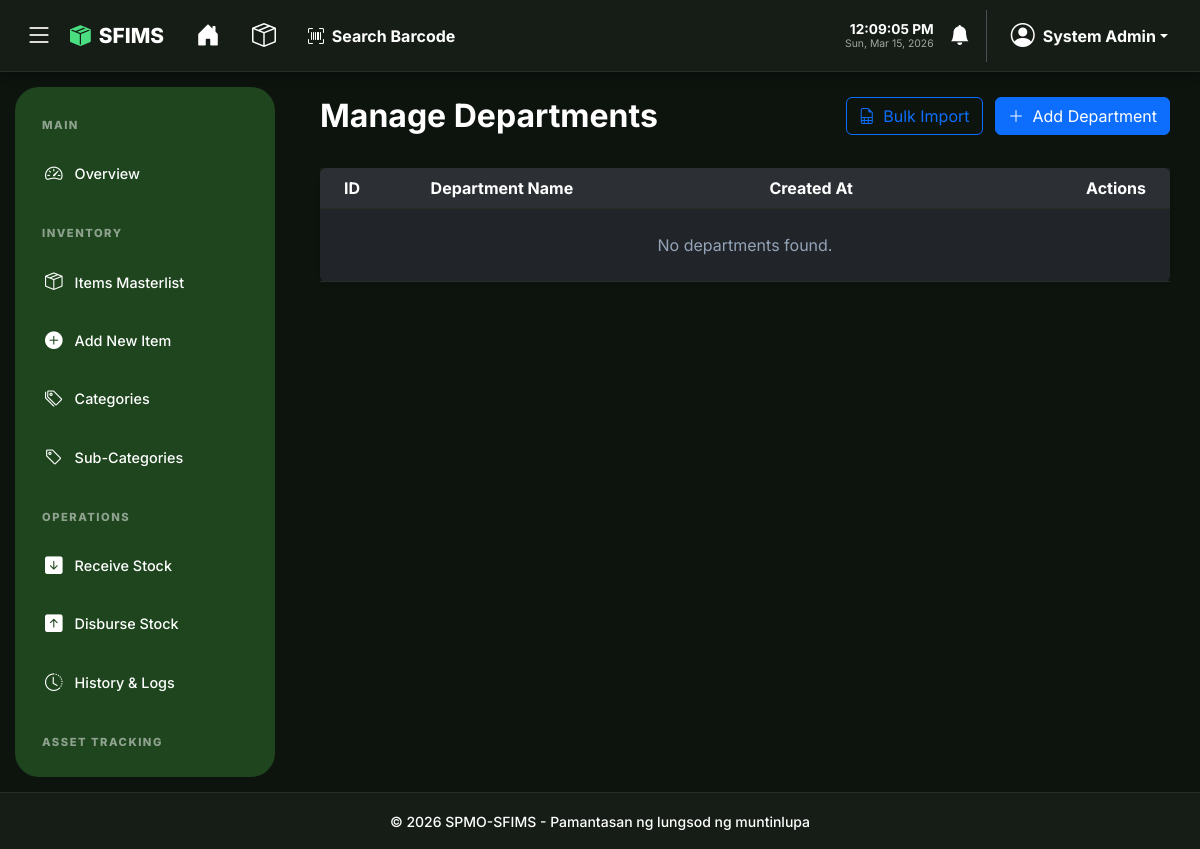
Before: /admin/departments.php (signed in) with the older database file.
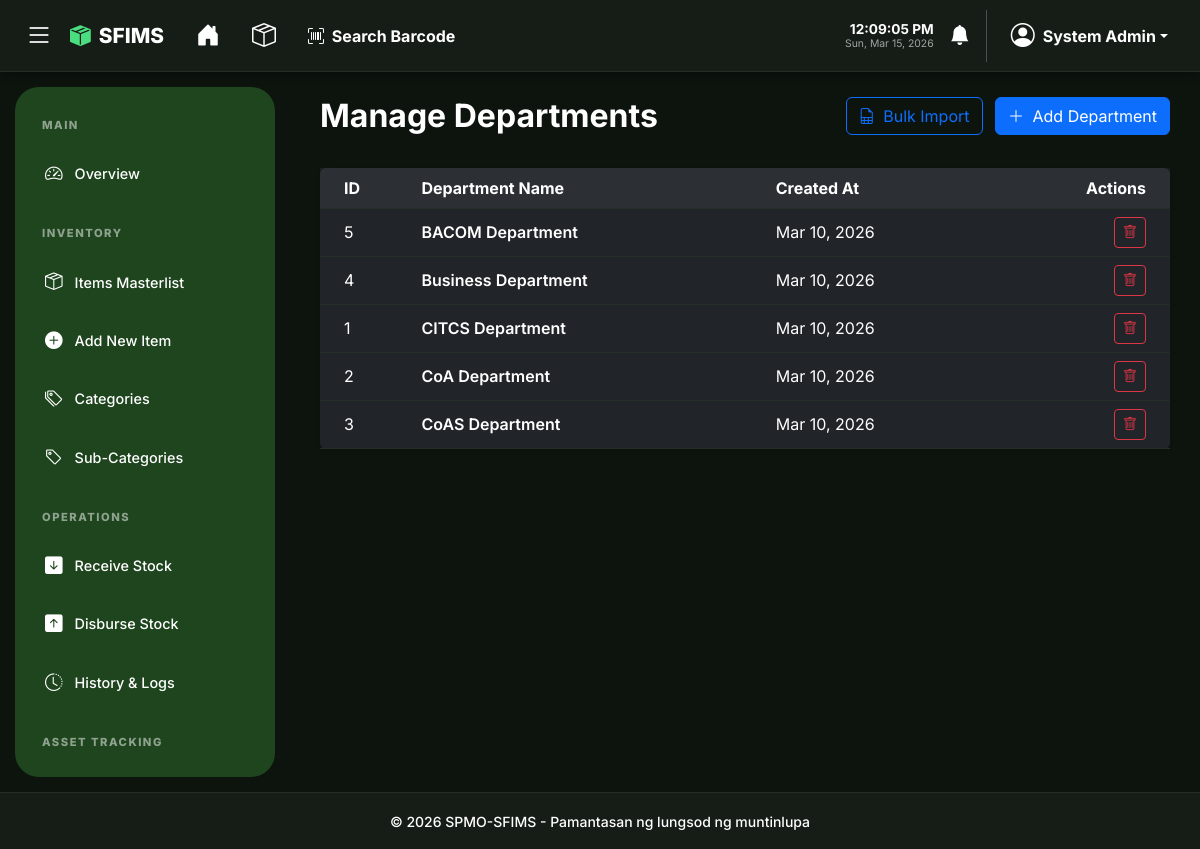
After: the same page with the newer database file.
### tables this page shows
CREATE TABLE IF NOT EXISTS departments (
    id INT AUTO_INCREMENT PRIMARY KEY,
    name VARCHAR(100) NOT NULL UNIQUE,
    created_at TIMESTAMP DEFAULT CURRENT_TIMESTAMP
);

### config/app.php (called while the page is built, shortened)
<?php
function is_logged_in()
{
    return isset($_SESSION['user_id']) && $_SESSION['status'] === 'active';
}
function h($string)
{
    return htmlspecialchars($string, ENT_QUOTES, 'UTF-8');
}

### admin/departments.php (the view, shortened to what this page needs)
<?php
require_once '../config/app.php';
$db = Database::getInstance();
$departments = $db->query("SELECT * FROM departments ORDER BY name ASC")->fetchAll();
require_once '../partials/header.php';
?>
<div class="row mb-4">
    <div class="col-md-6">
        <h2 class="fw-bold">Manage Departments</h2>
    </div>
    <div class="col-md-6 text-end">
        <?php if ($_SESSION['role'] === 'Admin'): ?>
            <a href="import_master.php?type=departments" class="btn btn-outline-primary me-2">
                <i class="bi bi-file-earmark-spreadsheet me-1"></i> Bulk Import
            </a>
            <button type="button" class="btn btn-primary" data-bs-toggle="modal" data-bs-target="#addDeptModal">
                <i class="bi bi-plus-lg me-1"></i> Add Department
            </button>
        <?php endif; ?>
    </div>
</div>
<div class="card shadow-sm border-0">
    <div class="card-body p-0">
        <div class="table-responsive">
            <table class="table table-hover align-middle mb-0">
                <thead class="bg-light">
                    <tr>
                        <th class="ps-4">ID</th>
                        <th>Department Name</th>
                        <th>Created At</th>
                        <?php if ($_SESSION['role'] === 'Admin'): ?>
                            <th class="text-end pe-4">Actions</th>
                        <?php endif; ?>
                    </tr>
                </thead>
                <tbody>
                    <?php if ($departments): ?>
                        <?php foreach ($departments as $d): ?>
                            <tr>
                                <td class="ps-4"><?php echo $d['id']; ?></td>
                                <td class="fw-semibold"><?php echo h($d['name']); ?></td>
                                <td><?php echo date('M d, Y', strtotime($d['created_at'])); ?></td>
                                <?php if ($_SESSION['role'] === 'Admin'): ?>
                                    <td class="text-end pe-4">
                                        <form method="POST" action="" class="d-inline">
                                            <button type="submit" class="btn btn-sm btn-outline-danger" onclick="return confirm('Are you sure you want to delete this department?')">
                                                <i class="bi bi-trash"></i>
                                            </button>
                                        </form>
                                    </td>
                                <?php endif; ?>
                            </tr>
                        <?php endforeach; ?>
                    <?php else: ?>
                        <tr>
                            <td colspan="4" class="text-center py-4 text-muted">No departments found.</td>
                        </tr>
                    <?php endif; ?>
                </tbody>
            </table>
        </div>
    </div>
</div>
<?php require_once '../partials/footer.php'; ?>

### partials/header.php (shortened to what this page needs)
<!DOCTYPE html>
<html lang="en" data-theme="dark" data-bs-theme="dark">
<head>
    <link href="https://cdn.jsdelivr.net/npm/bootstrap@5.3.0/dist/css/bootstrap.min.css" rel="stylesheet">
    <link rel="stylesheet" href="https://cdn.jsdelivr.net/npm/bootstrap-icons@1.11.0/font/bootstrap-icons.css">
    <link href="https://cdn.jsdelivr.net/npm/select2@4.1.0-rc.0/dist/css/select2.min.css" rel="stylesheet" />
    <link href="https://cdn.jsdelivr.net/npm/select2-bootstrap-5-theme@1.3.0/dist/select2-bootstrap-5-theme.min.css" rel="stylesheet" />
</head>
<body>
    <?php if (is_logged_in()): ?>
    <div class="sticky-header-container">
        <nav class="navbar navbar-expand-lg">
            <div class="container-fluid px-4">
                <div class="d-flex align-items-center">
                    <button id="sidebarToggleBtn" class="btn btn-link text-accent d-none d-lg-block p-0 me-3 text-decoration-none">
                        <i class="bi bi-list fs-3"></i>
                    </button>
                    <a href="<?php echo BASE_URL; ?>dashboard.php" class="brand-display">
                        <i class="bi bi-box-seam-fill me-2" style="color: #4ade80"></i>SFIMS
                    </a>
                </div>
                <div class="collapse navbar-collapse d-flex justify-content-between">
                    <ul class="navbar-nav flex-row align-items-center gap-3 ms-4">
                        <li class="nav-item">
                            <a class="nav-link" href="<?php echo BASE_URL; ?>dashboard.php" title="Home">
                                <i class="bi bi-house-door-fill fs-4 text-accent"></i>
                            </a>
                        </li>
                        <li class="nav-item">
                            <a class="nav-link" href="<?php echo BASE_URL; ?>inventory/items.php" title="Inventory">
                                <i class="bi bi-box-seam fs-4 text-accent"></i>
                            </a>
                        </li>
                        <li class="nav-item d-none d-lg-block">
                            <a class="nav-link fw-bold text-accent" href="<?php echo BASE_URL; ?>inventory/barcode_lookup.php">
                                <i class="bi bi-upc-scan me-1"></i> Search Barcode
                            </a>
                        </li>
                    </ul>
                    <ul class="navbar-nav align-items-center flex-row">
                        <div class="header-clock-wrap d-none d-md-block">
                            <div id="header-time"></div>
                            <div id="header-date"></div>
                        </div>
                        <li class="nav-item dropdown me-3">
                            <a class="nav-link position-relative p-0" href="#" id="activityDropdown" data-bs-toggle="dropdown" onclick="markAsRead()">
                                <i class="bi bi-bell-fill fs-5 text-accent"></i>
                            </a>
                        </li>
                        <li class="nav-item dropdown border-start ps-3">
                            <a class="nav-link dropdown-toggle d-flex align-items-center text-accent" href="#" id="userDropdown" data-bs-toggle="dropdown">
                                <i class="bi bi-person-circle fs-4 me-2"></i>
                                <span class="d-none d-sm-inline fw-bold"><?php echo h($_SESSION['full_name']); ?></span>
                            </a>
                        </li>
                    </ul>
                </div>
            </div>
        </nav>
    </div>
    <div class="app-container">
        <aside class="sidebar d-none d-lg-flex">
            <?php
            $current_page = $_SERVER['PHP_SELF'];
            function is_active($path) {
                global $current_page;
                return strpos($current_page, $path) !== false ? 'active' : '';
            }
            ?>
            <div class="sidebar-header">Main</div>
            <nav class="sidebar-menu mb-3">
                <a href="<?php echo BASE_URL; ?>dashboard.php" class="sidebar-link <?php echo is_active('dashboard.php'); ?>" title="Overview"><i class="bi bi-speedometer2"></i> <span class="link-text">Overview</span></a>
            </nav>
            <div class="sidebar-header">Inventory</div>
            <nav class="sidebar-menu mb-3">
                <a href="<?php echo BASE_URL; ?>inventory/items.php" class="sidebar-link <?php echo is_active('inventory/items.php'); ?>" title="Items Masterlist"><i class="bi bi-box-seam"></i> <span class="link-text">Items Masterlist</span></a>
                <a href="<?php echo BASE_URL; ?>staff/items_add.php" class="sidebar-link <?php echo is_active('items_add.php'); ?>" title="Add New Item"><i class="bi bi-plus-circle-fill"></i> <span class="link-text">Add New Item</span></a>
                <?php if ($_SESSION['role'] === 'Admin'): ?>
                <a href="<?php echo BASE_URL; ?>admin/categories.php" class="sidebar-link <?php echo is_active('categories.php'); ?>" title="Categories"><i class="bi bi-tags"></i> <span class="link-text">Categories</span></a>
                <?php endif; ?>
                <a href="<?php echo BASE_URL; ?>inventory/sub_categories.php" class="sidebar-link <?php echo is_active('sub_categories.php'); ?>" title="Sub-Categories"><i class="bi bi-tag"></i> <span class="link-text">Sub-Categories</span></a>
            </nav>
            <div class="sidebar-header">Operations</div>
            <nav class="sidebar-menu mb-3">
                <a href="<?php echo BASE_URL; ?>staff/receive.php" class="sidebar-link <?php echo is_active('receive.php'); ?>" title="Receive Stock"><i class="bi bi-arrow-down-square-fill"></i> <span class="link-text">Receive Stock</span></a>
                <a href="<?php echo BASE_URL; ?>staff/disburse.php" class="sidebar-link <?php echo is_active('disburse.php'); ?>" title="Disburse Stock"><i class="bi bi-arrow-up-square-fill"></i> <span class="link-text">Disburse Stock</span></a>
                <a href="<?php echo BASE_URL; ?>inventory/transactions.php" class="sidebar-link <?php echo is_active('transactions.php'); ?>" title="History & Logs"><i class="bi bi-clock-history"></i> <span class="link-text">History & Logs</span></a>
            </nav>
            <div class="sidebar-header">Asset Tracking</div>
            <nav class="sidebar-menu mb-3">
                <a href="<?php echo BASE_URL; ?>staff/dept_assets.php" class="sidebar-link <?php echo is_active('dept_assets.php'); ?>" title="By Department"><i class="bi bi-diagram-3"></i> <span class="link-text">By Department</span></a>
            </nav>
        </aside>
        <main class="main-content">
    <?php endif; ?>

### partials/footer.php (shortened to what this page needs)
</main>
    </div>
    <footer class="footer mt-auto py-3 border-top" style="background-color: var(--header-dark) !important; border-bottom: none !important;">
        <div class="container text-center">
            <span class="small" style="color: var(--footer-text) !important; font-weight: 500;">
                &copy; <?php echo date('Y'); ?> SPMO-SFIMS - Pamantasan ng lungsod ng muntinlupa
            </span>
        </div>
    </footer>
</body>
</html>

### partials/header.php (style rules this page uses)
*, *::before, *::after { transition: background-color 0.3s ease, border-color 0.3s ease, color 0.3s ease, box-shadow 0.3s ease; }
:root { --sfims-bg: #f3f7f4; --sfims-card-bg: #ffffff; --sfims-text: #1e3a1a; --sfims-border: #dce3dc; --sfims-green: #1e451e; --sfims-accent: #2d5a27; --sfims-input-bg: #ffffff; --header-dark: #ffffff; --sidebar-width: 260px; --sidebar-collapsed-width: 84px; --nav-shadow: rgba(0, 0, 0, 0.05); --sidebar-text: rgba(255, 255, 255, 0.85); --dropdown-header-text: #6c757d; }
[data-theme="dark"] { --sfims-bg: #0d140e; --sfims-card-bg: #151d16; --sfims-text: #ffffff; --sfims-border: #242f25; --sfims-green: #1e451e; --sfims-input-bg: #2a332b; --header-dark: #151d16; --nav-shadow: rgba(0, 0, 0, 0.4); --sfims-accent: #ffffff; --sidebar-text: #ffffff; --dropdown-header-text: #cbd5e1; }
body { background-color: var(--sfims-bg) !important; color: var(--sfims-text) !important; font-family: 'Inter', sans-serif; min-height: 100vh; margin: 0; display: flex; flex-direction: column; overflow-x: hidden; }
[data-theme="dark"] .bg-light { background-color: rgba(255, 255, 255, 0.05) !important; color: var(--sfims-text) !important; }
[data-theme="dark"] .text-dark, [data-theme="dark"] .text-black, [data-theme="dark"] h1, [data-theme="dark"] h2, [data-theme="dark"] h3, [data-theme="dark"] h4, [data-theme="dark"] h5, [data-theme="dark"] h6, [data-theme="dark"] .card-title, [data-theme="dark"] .modal-title, [data-theme="dark"] .nav-tabs .nav-link { color: #ffffff !important; }
[data-theme="dark"] ::placeholder { color: #64748b !important; opacity: 1 !important; }
[data-theme="dark"] .table { --bs-table-bg: transparent; --bs-table-color: var(--sfims-text); --bs-table-border-color: var(--sfims-border); color: var(--sfims-text); }
.btn-group, td.text-end, td:last-child { white-space: nowrap; }
[data-theme="dark"] .border-bottom, [data-theme="dark"] .border-top, [data-theme="dark"] .border { border-color: var(--sfims-border) !important; }
[data-theme="dark"] p, [data-theme="dark"] span, [data-theme="dark"] label { color: inherit; }
.sticky-header-container { position: sticky; top: 0; z-index: 1030; box-shadow: 0 2px 10px var(--nav-shadow); }
.navbar { background-color: var(--header-dark) !important; border-bottom: 1px solid var(--sfims-border) !important; padding: 0.6rem 0 !important; }
.brand-display { font-weight: 800; font-size: 1.3rem; color: var(--sfims-text) !important; display: flex; align-items: center; text-decoration: none; }
.nav-link i { transition: transform 0.2s ease, color 0.2s ease; }
.app-container { display: flex; flex: 1; }
.sidebar { width: var(--sidebar-width); background: var(--sfims-green); padding: 20px 12px; flex-shrink: 0; margin: 15px; border-radius: 24px; height: calc(100vh - 110px); position: sticky; top: 90px; display: flex; flex-direction: column; overflow-y: auto; transition: width 0.3s ease, align-items 0.3s ease; }
.sidebar-header { padding: 10px 15px 15px; font-size: 0.7rem; font-weight: 800; color: rgba(255, 255, 255, 0.5); text-transform: uppercase; letter-spacing: 1.5px; }
.sidebar-menu { display: flex; flex-direction: column; gap: 8px; }
.sidebar-link { display: flex; align-items: center; padding: 12px 18px; color: var(--sidebar-text) !important; text-decoration: none; border-radius: 50px; font-size: 0.9rem; font-weight: 500; transition: all 0.2s ease; }
.sidebar-link i { margin-right: 12px; font-size: 1.1rem; }
.main-content { flex: 1; padding: 25px 30px; }
.text-accent { color: var(--sfims-accent) !important; }
.header-clock-wrap { text-align: right; margin-right: 16px; line-height: 1.2; }
#header-time { font-size: 0.85rem; font-weight: 700; color: var(--sfims-accent); }
#header-date { font-size: 0.65rem; color: var(--sfims-text); opacity: 0.6; }
[data-theme="dark"] .text-muted, [data-theme="dark"] .text-secondary { color: #94a3b8 !important; }

Changed rows visible on the page:
added departments: id "5", name "BACOM Department", created_at "Mar 10, 2026"
added departments: id "4", name "Business Department", created_at "Mar 10, 2026"
added departments: id "1", name "CITCS Department", created_at "Mar 10, 2026"
added departments: id "2", name "CoA Department", created_at "Mar 10, 2026"
added departments: id "3", name "CoAS Department", created_at "Mar 10, 2026"
Other visible differences:
text no longer shown: "No departments found."
